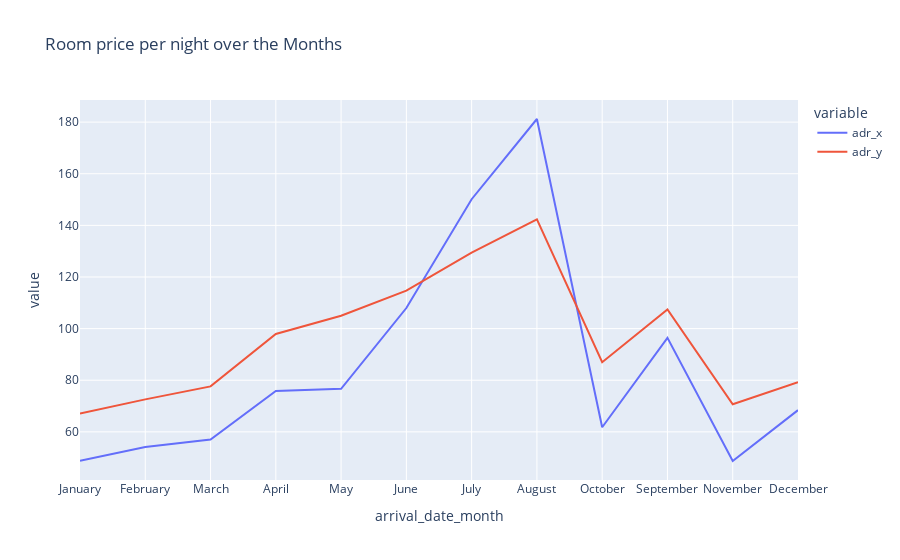

Write notebook code for a chart like this one.
### Code cell
ex.line(final, x='arrival_date_month', y=['adr_x','adr_y'], title='Room price per night over the Months')

### Figure 1 — Plotly figure (JSON) as saved in the notebook; plotly's stock layout.template omitted (floating-point values rounded to 4 significant figures)
{"data": [{"hovertemplate": "variable=adr_x<br>arrival_date_month=%{x}<br>value=%{y}<extra></extra>", "legendgroup": "adr_x", "line": {"color": "#636efa", "dash": "solid"}, "mode": "lines", "name": "adr_x", "orientation": "v", "showlegend": true, "type": "scatter", "x": ["January", "February", "March", "April", "May", "June", "July", "August", "October", "September", "November", "December"], "xaxis": "x", "y": [48.76, 54.15, 57.06, 75.87, 76.66, 108.0, 150.1, 181.2, 61.78, 96.42, 48.71, 68.41], "yaxis": "y"}, {"hovertemplate": "variable=adr_y<br>arrival_date_month=%{x}<br>value=%{y}<extra></extra>", "legendgroup": "adr_y", "line": {"color": "#EF553B", "dash": "solid"}, "mode": "lines", "name": "adr_y", "orientation": "v", "showlegend": true, "type": "scatter", "x": ["January", "February", "March", "April", "May", "June", "July", "August", "October", "September", "November", "December"], "xaxis": "x", "y": [67.11, 72.58, 77.61, 97.93, 105.0, 114.7, 129.4, 142.3, 86.99, 107.4, 70.71, 79.23], "yaxis": "y"}], "layout": {"legend": {"title": {"text": "variable"}, "tracegroupgap": 0}, "title": {"text": "Room price per night over the Months"}, "xaxis": {"anchor": "y", "domain": [0, 1], "title": {"text": "arrival_date_month"}}, "yaxis": {"anchor": "x", "domain": [0, 1], "title": {"text": "value"}}}}
